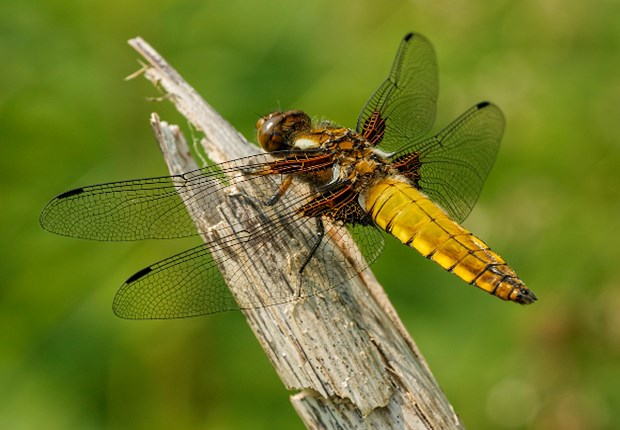
#> input picture EE242_ethan/lab/lab2/dragonfly.jpg, 620 x 430 px
$ jupyter execute --allow-errors lab2-JCL.ipynb   (shell and % lines are left out)
#> lines starting #> are read from the running program, lines starting #| are printed output that depends on the picture
## EE 242 Lab 2 – Convolution

Author names go here
Jizhe Lian, Ethan Jiang, Jasper Chen
(This should be a markup cell, which means that when you run it you just get formated text.)

[cell 1]
# We'll refer to this as the "import cell." Every module you import should be imported here.
import numpy as np
import matplotlib
import matplotlib.pyplot as plt
import matplotlib.image as mpimg
# from scipy.io import wavfile as wav
import simpleaudio as sa
from scipy import signal as sig
from scipy import ndimage
from skimage import color
from skimage import io
from PIL import Image
from scipy.io import wavfile as wav
# import whatever other modules you use in this lab -- there are more that you need than we've included

## Summary

In this lab, you will work through a series of exercises involving convolution of time signals and images.  This is a two-week lab.  You should plan on completing the first 3 assignments in the first week.

## Lab 2 turn in checklist

•	Pre-lab (upload to canvas before lab)

•	Lab 1 Jupyter notebook with code for the first 4 exercises assignment in separate cells. Each assignment cell should contain markdown cells (same as lab overview cells) for the responses to lab report questions. Include your lab members’ names at the top of the notebook.

•	1 individual Jupyter notebook with code + markdown cells for the last exercise

Note: The pre-lab should be done individually, and all other assignments should be completed in groups of 3-4 people.

## Assignment 1 -- Simple Convolutions

[cell 2]
# Assignment 1 - Time Scaling Function

# Part A

# Create three discrete-time signals, assuming a time range of [0,12]
# x: input signal vector, a box of height 1 starting at time n=2 and ending at n=8
# h1: a pulse of length 4 & height 1 starting at time 0
# h2 = 1 at n=0, -1 at n=1, and 0 otherwise
# TODO: Code that solves B
x = np.zeros(13)

print(len(x))
x[2:9] = np.ones(7)
print(x)

h1 = np.concatenate((np.ones(4), np.zeros(9)))
print(h1)

h2 = np.zeros(13)
h2[0] = 1
h2[1] = -1
print(h2)

# Part B
# Find the responses y1=x*h1 and y2=x*h2
# TODO: Code that solves B
y1 = np.convolve(x, h1)
y2 = np.convolve(x, h2)
print(y1, len(y1))
print(y2, len(y2))


# Part C
# Plot x, y1 and y2 in a 3x1 plot
# TODO: Code that solves C

nx  = np.linspace(0, 12, 13)
ny1 = np.linspace(0, 12, 25)
ny2 = np.linspace(0, 12, 25)

fig = plt.figure(1, figsize=(10,5))
# plot parameter set 1
plt.subplot(311)
plt.stem(nx, x)
plt.title('x plot')
plt.xlabel('Time(s)')
plt.ylabel('Amplitude')
plt.xlim(0,20)
plt.ylim(-2,5)

# plot parameter set 2
plt.subplot(312)
plt.stem(ny1, y1)
plt.title('conv y1 plot')
plt.xlabel('Time(s)')
plt.ylabel('Amplitude')
plt.xlim(0,20)
plt.ylim(-2,5)

# plot parameter set 3
plt.subplot(313)
plt.stem(ny2, y2)
plt.title('conv y2 plot')
plt.xlabel('Time(s)')
plt.ylabel('Amplitude')
plt.xlim(0,20)
plt.ylim(-2,5)

plt.subplots_adjust(left=None, bottom=None, right=None, top=None, wspace=None, hspace=2)
plt.show()
#> figure, not shown here; panel 1: curve peaks at x = 2, y = 1; panel 2: curve peaks at x = 2.5, y = 4; panel 3: curve peaks at x = 1, y = 1

###  Discussion

Comment on what aspects of the input signal correspond to the largest values of y1[n] and y2[n]

In y1, from 2.5 to 4, the overlap between x and h1 reachs the maxium, therefore y also reachs the maximum.

in y2, y2 reaches the max at n=1 because at this point h2 and x start to overlap, but from n=1.5 to 4, the overlap cancel out with each other, and then at n=4.5 reaches the minium.

## Assignment 2 -- Smoothing Signals

[cell 3]
# Assignment 2 - Amplitude Operations on Signals

# Part A
# set up relevant parameters
srate = 1000 # sampling rate in Hz
time  = np.arange(0,2,1/srate) # associated time vector that corresponds to 2 seconds
print("time:",time)
n     = len(time) # length of the time vector
print("n", n)

# here is a base signal to work with, values of signal points chosen randomly
p   = 10 # points for piecewise linear signal
amp = 20   # amplitude range of base signal
base = np.interp(np.linspace(0,p,n),np.arange(0,p),np.random.rand(p)*amp)
print(base)
print(len(base))
# create some random noise to be added to the abve base signals
noiseamp = 2
noise  = noiseamp * np.random.randn(n)

# add noise to the base signals to create new noisy signals
# TODO: Code that solves the rest of A
base_ns = np.add(noise, base)

fig = plt.figure(2, figsize=(10,5))
# plot parameter set 1
plt.subplot(211)
plt.plot(time, base)
plt.title('without noice')
plt.xlabel('Time(s)')
plt.ylabel('Amplitude')
plt.ylim(0,25)

# plot parameter set 2
plt.subplot(212)
plt.plot(time, base_ns)
plt.title('without noice')
plt.xlabel('Time(s)')
plt.ylabel('Amplitude')
plt.ylim(0,25)

plt.subplots_adjust(left=None, bottom=None, right=None, top=None, wspace=None, hspace=2)
plt.show()
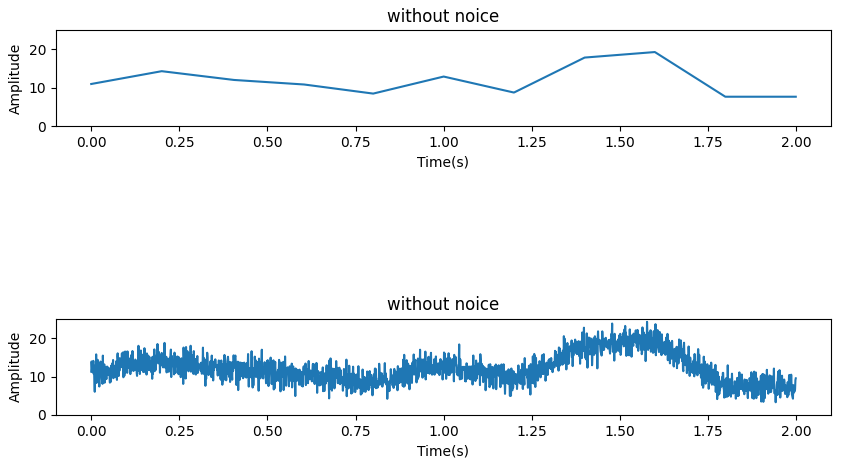
#> figure drawn by matplotlib, 2 panels; panel 1: curve peaks at x = 1.6, y = 19.27; panel 2: curve peaks at x = 1.58, y = 24.19

[cell 4]
# Part B
# implement the running mean filter with a for loop
# TODO: Code that solves B
filtsig1 = np.zeros(2000)
for i in range(20):
    filtsig1[i] = np.mean(np.concatenate((base_ns[0:i],base_ns[i:i+20])))
for i in range (20,1880):
    filtsig1[i] = np.mean(np.concatenate((base_ns[(i-20):i],base_ns[i:i+20])))
for i in range (1880,2000):
    filtsig1[i] = np.mean(np.concatenate((base_ns[(i-20):i],base_ns[i:i+(2000-i)])))

fig = plt.figure(3, figsize=(10,2.5))
# plot parameter set 1
plt.subplot(111)
plt.plot(time, filtsig1)
plt.title('remove noise')
plt.xlabel('Time(s)')
plt.ylabel('Amplitude')
plt.ylim(0,25)

plt.subplots_adjust(left=None, bottom=None, right=None, top=None, wspace=None, hspace=2)
plt.show()
#> figure, not shown here; curve peaks at x = 1.58, y = 19.29

[cell 5]
# Part C
# implement smoothing using convolution
# TODO: Code that solves C
hfilt = np.ones(2*20+1) # k=20 length N
hfilt = hfilt * (1/41) #1/N

filtsig2 = np.convolve(base_ns, hfilt)
print(filtsig2, len(filtsig2))
time2  = np.arange(0,2.04,1/srate)

fig = plt.figure(4, figsize=(10,2.5))
# plot
plt.subplot(111)
plt.plot(time, filtsig1, label = 'giltsig1')
plt.plot(time2, filtsig2, label = 'giltsig2')
#plt.plot(time, filtsig2[40:])
plt.title('remove noise')
plt.xlabel('Time(s)')
plt.ylabel('Amplitude')
plt.legend()
plt.ylim(0,25)
plt.show()
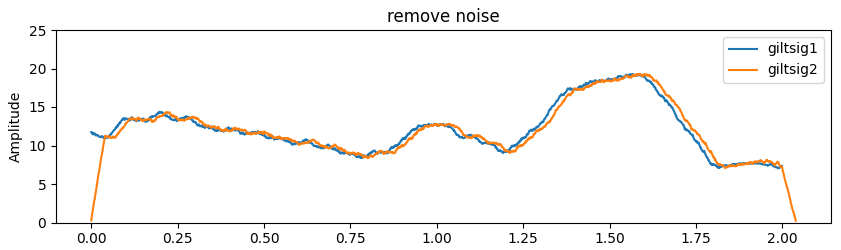
#> figure drawn by matplotlib, 1 panel; curve peaks at x = 1.58, y = 19.29; curve peaks at x = 1.58, y = 19.29

###  Discussion

Describe the differences in the results using the two methods and explain these differences in terms of system properties. Comment on how the results and plots change when you amplify the noise more and also change the value of k.

The giltsig1 stay take the average at the original laocation, howoever, giltsig2 seems shift to the right a little. Moreover, there is sa sudden increase at the beginning for giltsig2.

giltsig2 has a increase in the begin because the overlapping areas of the two function is 0 at t = 0, and increase linearly until the full overlap.

Giltsig2 is shift to right because at N = 0.04, two function is fully overlap, but the value of the convolution is the average of 0.2, which is the middle point of the overlaping area.

## Assignment 3 -- Removing Noise from an Audio Signal

#> (a cell that did not finish here is left out)

###  Discussion

Comment on the differences in how the original and noise-removed signals sound. Comment on the impact of large increases or decreases in the value of k.

As k increases, the amplitude of the signal decreases, as we're taking the average of a longer range, and vice-versa. Due to this, the noise-removed signal has a lower volume than the original signal.

## Assignment 4 -- Convolution with Images

[cell 7]
# Part A
# TODO: Code that solves A

def SED(image):
    h1=  [[1,0,-1],[2,0,-2],[1,0,-1]]
    h2 = [[1,2,1],[0,0,0],[-1,-2,-1]]
    verti = ndimage.filters.convolve(image, h2)
    horiz = ndimage.filters.convolve(image, h1)
    ynm = np.sqrt(np.power(verti, 2)+np.power(horiz,2))
    return verti, horiz, ynm

[cell 8]
# Part B
# TODO: Code that solves B
image = color.rgb2gray(plt.imread('dragonfly.jpg'))
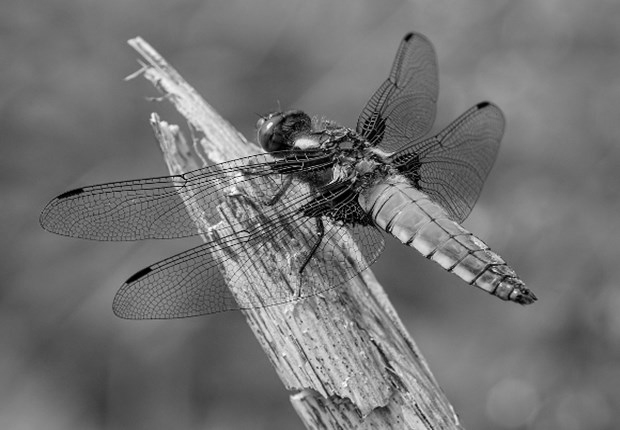
#> image: shape (430, 620) float64; min 0, max 0.992, mean 0.45
pic1, pic2, pic3 = SED(image)
#> in SED, `verti = ndimage.filters.convolve(image, h2)`:
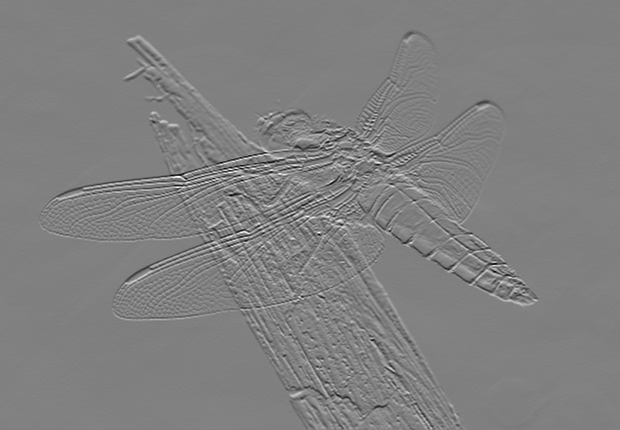
#> verti: shape (430, 620) float64; min -2.84, max 2.8, mean -0.000964; drawn with min black and max white
#> in SED, `horiz = ndimage.filters.convolve(image, h1)`:
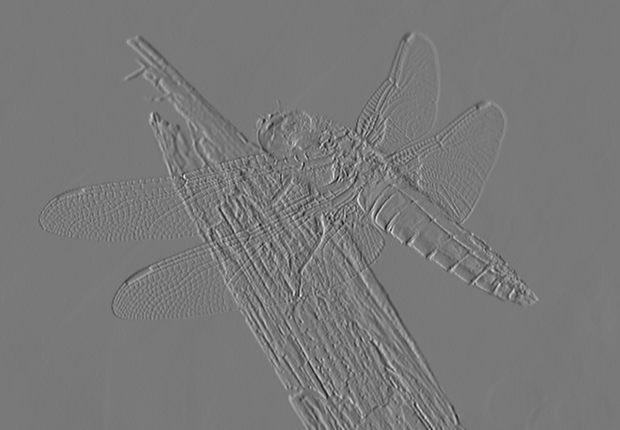
#> horiz: shape (430, 620) float64; min -2.77, max 3.05, mean 0.000638; drawn with min black and max white
#> in SED, `ynm = np.sqrt(np.power(verti, 2)+np.power(horiz,2))`:
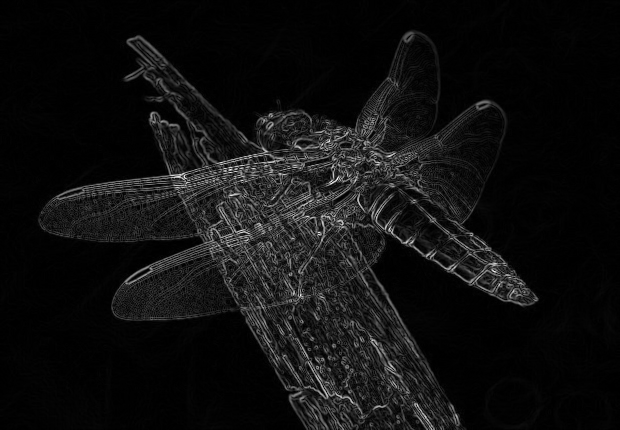
#> ynm: shape (430, 620) float64; min 0, max 3.11, mean 0.199; drawn with min black and max white
fig = plt.figure(5, figsize=(10,5))

plt.subplot(221)
plt.imshow(pic1)

plt.subplot(222)
plt.imshow(pic2)

plt.subplot(223)
plt.imshow(pic3)

plt.subplot(224)
plt.imshow(image)

#plt.subplots_adjust(left=None, bottom=None, right=None, top=None, wspace=None, hspace=2)
plt.show()

[cell 9]
# Part C
# TODO: Code that solves C
kel = np.ones((10,10))*0.01

modif_pic = ndimage.filters.convolve(image, kel)
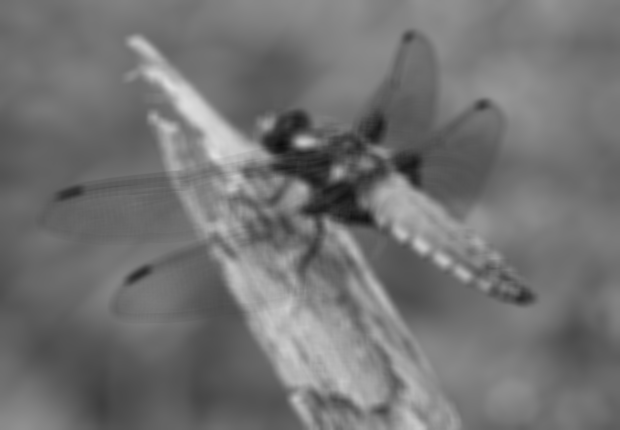
#> modif_pic: shape (430, 620) float64; min 0.0506, max 0.869, mean 0.45

fig = plt.figure(6, figsize=(10,5))

plt.subplot(121)
plt.imshow(image)

plt.subplot(122)
plt.imshow(modif_pic)

[cell 10]
# Part D
# TODO: Code that solves D
pic4, pic5, pic6 = SED(modif_pic)
#> in SED (call 2), `verti = ndimage.filters.convolve(image, h2)`:
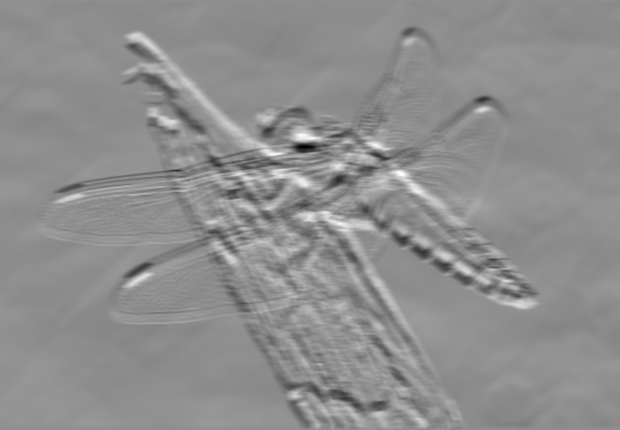
#> verti: shape (430, 620) float64; min -0.632, max 0.495, mean -0.000995; drawn with min black and max white
#> in SED (call 2), `horiz = ndimage.filters.convolve(image, h1)`:
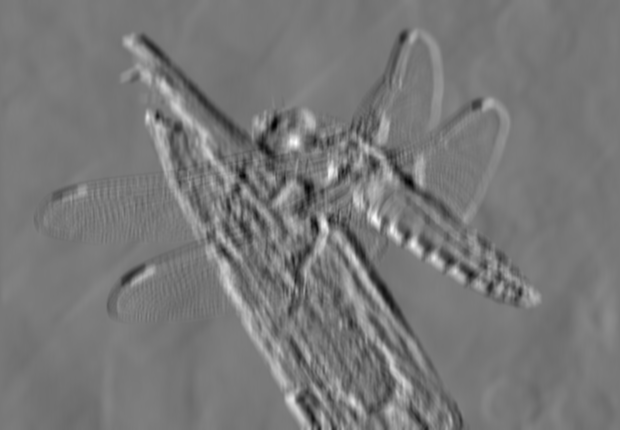
#> horiz: shape (430, 620) float64; min -0.434, max 0.488, mean 0.000597; drawn with min black and max white
#> in SED (call 2), `ynm = np.sqrt(np.power(verti, 2)+np.power(horiz,2))`:
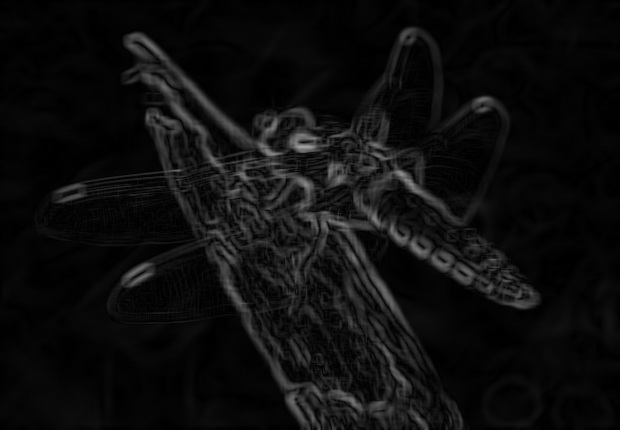
#> ynm: shape (430, 620) float64; min 3.43e-05, max 0.637, mean 0.0544
fig = plt.figure(6, figsize=(10,5))

plt.subplot(121)
plt.imshow(pic3)

plt.subplot(122)
plt.imshow(pic6)

plt.show()
